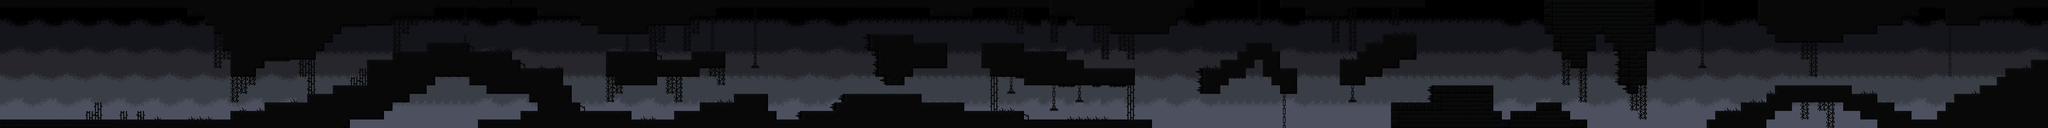

This game map was drawn from its Tiled (.tmx) file and the tilesets committed beside it. A one-line description and the trimmed map source follow:
An orthogonal 240x15 tile map with 16x16 px tiles, 3 tile layers (Kachelebene 2, colliedes, deaths), 4 tilesets and 171 objects.

<map version="1.2" tiledversion="1.3.1" orientation="orthogonal" renderorder="right-down" compressionlevel="0" width="240" height="15" tilewidth="16" tileheight="16" infinite="0" nextlayerid="19" nextobjectid="276">
 <editorsettings>
  <export target="." format="tmx" />
 </editorsettings>
 <tileset firstgid="1" source="tileset_15.tsx" />
 <tileset firstgid="41" name="bg_void_02" tilewidth="64" tileheight="240" tilecount="1" columns="1">
  <image source="bg_void_02.png" width="64" height="240" />
 </tileset>
 <tileset firstgid="42" name="spikess" tilewidth="16" tileheight="16" tilecount="2" columns="1">
  <image source="spikes.png" width="16" height="32" />
 </tileset>
 <tileset firstgid="44" name="dekopack1" tilewidth="16" tileheight="16" tilecount="10" columns="5">
  <image source="dekopack1.png" width="80" height="32" />
 </tileset>
 <layer id="10" name="Kachelebene 2" width="240" height="15">
  <data>[3600 cells, 154 non-empty, 2 distinct tile ids]</data>
 </layer>
 <objectgroup id="3" name="hitboxes">
  <object id="45" x="2112" y="224" width="48" height="16" />
  <object id="46" x="1968" y="0" width="256" height="32" />
  <object id="47" x="2224" y="0" width="16" height="16" />
  <object id="48" x="2016" y="32" width="192" height="16" />
  <object id="49" x="2080" y="48" width="112" height="16" />
  <object id="50" x="2608" y="192" width="80" height="48" />
  <object id="51" x="2688" y="160" width="112" height="32" />
  <object id="52" x="2784" y="192" width="16" height="16" />
  <object id="53" x="2800" y="208" width="16" height="16" />
  <object id="54" x="2816" y="224" width="16" height="16" />
  <object id="56" x="2832" y="208" width="112" height="16" />
  <object id="57" x="2880" y="192" width="48" height="16" />
  <object id="58" x="2944" y="224" width="32" height="16" />
  <object id="59" x="2896" y="0" width="208" height="64" />
  <object id="60" x="2912" y="64" width="80" height="32" />
  <object id="61" x="2928" y="96" width="48" height="16" />
  <object id="62" x="2944" y="112" width="32" height="16" />
  <object id="63" x="3008" y="64" width="96" height="16" />
  <object id="64" x="3024" y="80" width="80" height="16" />
  <object id="65" x="3040" y="96" width="48" height="64" />
  <object id="66" x="3056" y="160" width="16" height="16" />
  <object id="67" x="3600" y="224" width="48" height="16" />
  <object id="68" x="3632" y="208" width="48" height="16" />
  <object id="69" x="3648" y="192" width="48" height="16" />
  <object id="70" x="3664" y="176" width="64" height="16" />
  <object id="71" x="3712" y="160" width="48" height="16" />
  <object id="72" x="3744" y="144" width="48" height="16" />
  <object id="73" x="3760" y="128" width="64" height="16" />
  <object id="74" x="3808" y="112" width="32" height="16" />
  <object id="75" x="2256" y="128" width="32" height="48" />
  <object id="76" x="2288" y="112" width="48" height="32" />
  <object id="77" x="2320" y="96" width="80" height="16" />
  <object id="78" x="2336" y="80" width="48" height="16" />
  <object id="79" x="2368" y="112" width="32" height="32" />
  <object id="80" x="2384" y="128" width="48" height="32" />
  <object id="81" x="2400" y="160" width="32" height="16" />
  <object id="85" x="3200" y="224" width="16" height="16" />
  <object id="86" x="3216" y="208" width="64" height="16" />
  <object id="87" x="3264" y="192" width="64" height="16" />
  <object id="88" x="3312" y="176" width="32" height="16" />
  <object id="89" x="3328" y="160" width="96" height="16" />
  <object id="142" x="3296" y="0" width="16" height="48" />
  <object id="143" x="3312" y="48" width="16" height="16" />
  <object id="144" x="3328" y="64" width="128" height="16" />
  <object id="145" x="3456" y="48" width="64" height="16" />
  <object id="146" x="3520" y="32" width="48" height="16" />
  <object id="147" x="3568" y="16" width="32" height="16" />
  <object id="148" x="3600" y="16" width="48" />
  <object id="149" x="3648" y="16" width="16" height="32" />
  <object id="150" x="3664" y="32" width="48" height="16" />
  <object id="151" x="3712" y="16" width="64" height="16" />
  <object id="152" x="3776" y="0" width="64" height="16" />
  <object id="161" x="0" y="224" width="176" height="16" />
  <object id="162" x="176" y="224" width="224" height="16" />
  <object id="163" x="400" y="224" width="32" height="16" />
  <object id="164" x="432" y="208" width="80" height="16" />
  <object id="165" x="496" y="192" width="96" height="16" />
  <object id="166" x="576" y="176" width="64" height="16" />
  <object id="167" x="624" y="160" width="80" height="16" />
  <object id="168" x="688" y="112" width="16" height="48" />
  <object id="169" x="704" y="112" width="48" height="16" />
  <object id="170" x="736" y="96" width="80" height="16" />
  <object id="171" x="800" y="80" width="80" height="16" />
  <object id="172" x="864" y="96" width="96" height="16" />
  <object id="173" x="960" y="112" width="16" height="16" />
  <object id="174" x="976" y="128" width="80" height="16" />
  <object id="175" x="1056" y="160" width="16" height="48" />
  <object id="176" x="1072" y="192" width="16" height="32" />
  <object id="177" x="1088" y="208" width="96" height="16" />
  <object id="178" x="1168" y="224" width="112" height="16" />
  <object id="179" x="1264" y="208" width="64" height="16" />
  <object id="180" x="1312" y="192" width="80" height="16" />
  <object id="181" x="1376" y="176" width="64" height="16" />
  <object id="182" x="1440" y="208" width="16" height="16" />
  <object id="183" x="1440" y="224" width="80" height="16" />
  <object id="184" x="1504" y="208" width="64" height="16" />
  <object id="185" x="1568" y="224" />
  <object id="186" x="1568" y="192" width="32" height="16" />
  <object id="187" x="1584" y="178" width="144" height="16" />
  <object id="188" x="1712" y="192" width="96" height="16" />
  <object id="189" x="1808" y="208" width="112" height="16" />
  <object id="190" x="1920" y="224" width="192" height="16" />
  <object id="191" x="432" y="96" width="16" height="48" />
  <object id="192" x="448" y="128" width="32" height="16" />
  <object id="193" x="480" y="112" width="16" height="16" />
  <object id="194" x="496" y="96" width="96" height="16" />
  <object id="195" x="592" y="80" width="16" height="16" />
  <object id="196" x="608" y="64" width="16" height="16" />
  <object id="197" x="624" y="48" width="16" height="16" />
  <object id="198" x="416" y="64" width="16" height="32" />
  <object id="199" x="352" y="16" width="32" height="16" />
  <object id="200" x="384" y="32" width="16" height="16" />
  </objectgroup>
 <layer id="2" name="colliedes" width="240" height="15">
  <data>[3600 cells, 1547 non-empty, 22 distinct tile ids]</data>
 </layer>
 <objectgroup id="13" name="dynamics">
  <!-- 9 objects omitted --></objectgroup>
 <layer id="11" name="deaths" width="240" height="15">
  <data>[3600 cells, 9 non-empty, 1 distinct tile ids]</data>
 </layer>
 <objectgroup id="16" name="deathcollids">
  <!-- 10 objects omitted --></objectgroup>
 <objectgroup id="17" name="Moving">
  <!-- 3 objects omitted --></objectgroup>
 <objectgroup id="18" name="movingdeco">
  <!-- 2 objects omitted --></objectgroup>
</map>
<!-- 79 of 171 objects omitted -->
